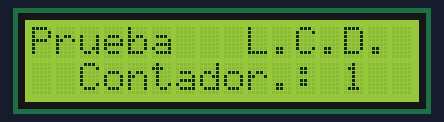
A sketch run on a simulated Arduino Uno, built with avr-gcc and run on an emulated ATmega328P. Shown: 16×2 character LCD.

Above: at 2.1 s.
At 6.2 s:
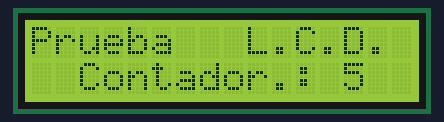
At 10.4 s:
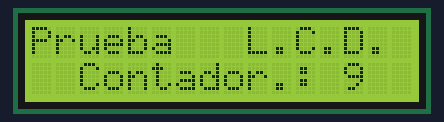
At 19.6 s:
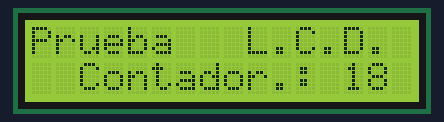
At 28.8 s:
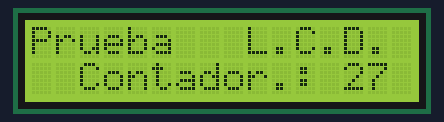
At 38.1 s:
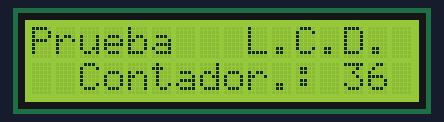

The sketch:

Prueba_LCD.ino
```cpp
// Prueba del L.C.D. - I2C
// A4 - SDA
// A5 - SCL
// Ene/23/2022

#include <Wire.h>
#include <LiquidCrystal_I2C.h>
#include <SPI.h>
#include <SoftwareSerial.h>
#include <TimerOne.h>
#include <Servo.h>
#include <EEPROM.h>
#include <RTClib.h>
#include <PololuLedStrip.h>

// A4 - SDA - Pantalla LCD
// A5 - SCL - Pantalla LCD

LiquidCrystal_I2C lcd(0x27,16,2);

volatile int tgContador = 0 ;


void setup()
{
  lcd.init();                      // initialize the lcd
  lcd.backlight();
  delay(1000);
  Serial.begin (115200);       // inicializa el puerto seria a 115200 baudios
}

void loop()
{
  tgContador = tgContador+1 ;
  delay(1000);
  DuracionBano() ;
}

void DuracionBano() {
   lcd.setCursor(0,0) ;
   lcd.print("Prueba   L.C.D.") ;

   lcd.setCursor(2,1) ;
   lcd.print("Contador.: ") ;
   lcd.print(tgContador,DEC) ;
}
```

Measured:
- what the display in image 0 shows lasts 1.0 s, from 2.1 s to 3.1 s
